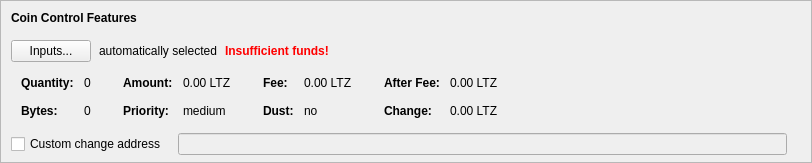
    <widget class="QFrame" name="frameCoinControl">
     <property name="sizePolicy">
      <sizepolicy hsizetype="Expanding" vsizetype="Expanding">
       <horstretch>0</horstretch>
       <verstretch>0</verstretch>
      </sizepolicy>
     </property>
     <property name="maximumSize">
      <size>
       <width>16777215</width>
       <height>16777215</height>
      </size>
     </property>
     <property name="frameShape">
      <enum>QFrame::StyledPanel</enum>
     </property>
     <property name="frameShadow">
      <enum>QFrame::Sunken</enum>
     </property>
     <layout class="QVBoxLayout" name="verticalLayoutCoinControl2">
      <property name="spacing">
       <number>0</number>
      </property>
      <property name="leftMargin">
       <number>0</number>
      </property>
      <property name="topMargin">
       <number>0</number>
      </property>
      <property name="rightMargin">
       <number>0</number>
      </property>
      <property name="bottomMargin">
       <number>6</number>
      </property>
      <item>
       <layout class="QVBoxLayout" name="verticalLayoutCoinControl" stretch="0,0,0,0,1">
        <property name="spacing">
         <number>0</number>
        </property>
        <property name="leftMargin">
         <number>10</number>
        </property>
        <property name="topMargin">
         <number>10</number>
        </property>
        <item>
         <layout class="QHBoxLayout" name="horizontalLayoutCoinControl1">
          <property name="bottomMargin">
           <number>15</number>
          </property>
          <item>
           <widget class="QLabel" name="labelCoinControlFeatures">
            <property name="sizePolicy">
             <sizepolicy hsizetype="Preferred" vsizetype="Maximum">
              <horstretch>0</horstretch>
              <verstretch>0</verstretch>
             </sizepolicy>
            </property>
            <property name="font">
             <font>
              <weight>75</weight>
              <bold>true</bold>
             </font>
            </property>
            <property name="styleSheet">
             <string notr="true">font-weight:bold;</string>
            </property>
            <property name="text">
             <string>Coin Control Features</string>
            </property>
           </widget>
          </item>
         </layout>
        </item>
        <item>
         <layout class="QHBoxLayout" name="horizontalLayoutCoinControl2" stretch="0,0,0,0">
          <property name="spacing">
           <number>8</number>
          </property>
          <property name="bottomMargin">
           <number>10</number>
          </property>
          <item>
           <widget class="QPushButton" name="pushButtonCoinControl">
            <property name="styleSheet">
             <string notr="true"/>
            </property>
            <property name="text">
             <string>Inputs...</string>
            </property>
            <property name="autoDefault">
             <bool>false</bool>
            </property>
           </widget>
          </item>
          <item>
           <widget class="QLabel" name="labelCoinControlAutomaticallySelected">
            <property name="text">
             <string>automatically selected</string>
            </property>
            <property name="margin">
             <number>5</number>
            </property>
           </widget>
          </item>
          <item>
           <widget class="QLabel" name="labelCoinControlInsuffFunds">
            <property name="font">
             <font>
              <weight>75</weight>
              <bold>true</bold>
             </font>
            </property>
            <property name="styleSheet">
             <string notr="true">color:red;font-weight:bold;</string>
            </property>
            <property name="text">
             <string>Insufficient funds!</string>
            </property>
            <property name="margin">
             <number>5</number>
            </property>
           </widget>
          </item>
          <item>
           <spacer name="horizontalSpacerCoinControl">
            <property name="orientation">
             <enum>Qt::Horizontal</enum>
            </property>
            <property name="sizeHint" stdset="0">
             <size>
              <width>40</width>
              <height>1</height>
             </size>
            </property>
           </spacer>
          </item>
         </layout>
        </item>
        <item>
         <widget class="QWidget" name="widgetCoinControl" native="true">
          <property name="sizePolicy">
           <sizepolicy hsizetype="Preferred" vsizetype="Preferred">
            <horstretch>0</horstretch>
            <verstretch>0</verstretch>
           </sizepolicy>
          </property>
          <property name="minimumSize">
           <size>
            <width>0</width>
            <height>0</height>
           </size>
          </property>
          <property name="styleSheet">
           <string notr="true"/>
          </property>
          <layout class="QHBoxLayout" name="horizontalLayoutCoinControl5">
           <property name="leftMargin">
            <number>0</number>
           </property>
           <property name="topMargin">
            <number>0</number>
           </property>
           <property name="rightMargin">
            <number>0</number>
           </property>
           <property name="bottomMargin">
            <number>0</number>
           </property>
           <item>
            <layout class="QHBoxLayout" name="horizontalLayoutCoinControl3" stretch="0,0,0,1">
             <property name="spacing">
              <number>20</number>
             </property>
             <property name="topMargin">
              <number>0</number>
             </property>
             <property name="bottomMargin">
              <number>10</number>
             </property>
             <item>
              <layout class="QFormLayout" name="formLayoutCoinControl1">
               <property name="horizontalSpacing">
                <number>10</number>
               </property>
               <property name="verticalSpacing">
                <number>14</number>
               </property>
               <property name="leftMargin">
                <number>10</number>
               </property>
               <property name="topMargin">
                <number>4</number>
               </property>
               <property name="rightMargin">
                <number>6</number>
               </property>
               <item row="0" column="0">
                <widget class="QLabel" name="labelCoinControlQuantityText">
                 <property name="font">
                  <font>
                   <weight>75</weight>
                   <bold>true</bold>
                  </font>
                 </property>
                 <property name="text">
                  <string>Quantity:</string>
                 </property>
                 <property name="margin">
                  <number>0</number>
                 </property>
                </widget>
               </item>
               <item row="0" column="1">
                <widget class="QLabel" name="labelCoinControlQuantity">
                 <property name="cursor">
                  <cursorShape>IBeamCursor</cursorShape>
                 </property>
                 <property name="contextMenuPolicy">
                  <enum>Qt::ActionsContextMenu</enum>
                 </property>
                 <property name="text">
                  <string notr="true">0</string>
                 </property>
                 <property name="margin">
                  <number>0</number>
                 </property>
                 <property name="textInteractionFlags">
                  <set>Qt::LinksAccessibleByMouse|Qt::TextSelectableByKeyboard|Qt::TextSelectableByMouse</set>
                 </property>
                </widget>
               </item>
               <item row="1" column="0">
                <widget class="QLabel" name="labelCoinControlBytesText">
                 <property name="font">
                  <font>
                   <weight>75</weight>
                   <bold>true</bold>
                  </font>
                 </property>
                 <property name="text">
                  <string>Bytes:</string>
                 </property>
                </widget>
               </item>
               <item row="1" column="1">
                <widget class="QLabel" name="labelCoinControlBytes">
                 <property name="cursor">
                  <cursorShape>IBeamCursor</cursorShape>
                 </property>
                 <property name="contextMenuPolicy">
                  <enum>Qt::ActionsContextMenu</enum>
                 </property>
                 <property name="text">
                  <string notr="true">0</string>
                 </property>
                 <property name="textInteractionFlags">
                  <set>Qt::LinksAccessibleByMouse|Qt::TextSelectableByKeyboard|Qt::TextSelectableByMouse</set>
                 </property>
                </widget>
               </item>
              </layout>
             </item>
             <item>
              <layout class="QFormLayout" name="formLayoutCoinControl2">
               <property name="horizontalSpacing">
                <number>10</number>
               </property>
               <property name="verticalSpacing">
                <number>14</number>
               </property>
               <property name="leftMargin">
                <number>6</number>
               </property>
               <property name="topMargin">
                <number>4</number>
               </property>
               <property name="rightMargin">
                <number>6</number>
               </property>
               <item row="0" column="0">
                <widget class="QLabel" name="labelCoinControlAmountText">
                 <property name="font">
                  <font>
                   <weight>75</weight>
                   <bold>true</bold>
                  </font>
                 </property>
                 <property name="text">
                  <string>Amount:</string>
                 </property>
                 <property name="margin">
                  <number>0</number>
                 </property>
                </widget>
               </item>
               <item row="0" column="1">
                <widget class="QLabel" name="labelCoinControlAmount">
                 <property name="cursor">
                  <cursorShape>IBeamCursor</cursorShape>
                 </property>
                 <property name="contextMenuPolicy">
                  <enum>Qt::ActionsContextMenu</enum>
                 </property>
                 <property name="text">
                  <string notr="true">0.00 LTZ</string>
                 </property>
                 <property name="textInteractionFlags">
                  <set>Qt::LinksAccessibleByMouse|Qt::TextSelectableByKeyboard|Qt::TextSelectableByMouse</set>
                 </property>
                </widget>
               </item>
               <item row="1" column="0">
                <widget class="QLabel" name="labelCoinControlPriorityText">
                 <property name="font">
                  <font>
                   <weight>75</weight>
                   <bold>true</bold>
                  </font>
                 </property>
                 <property name="text">
                  <string>Priority:</string>
                 </property>
                </widget>
               </item>
               <item row="1" column="1">
                <widget class="QLabel" name="labelCoinControlPriority">
                 <property name="cursor">
                  <cursorShape>IBeamCursor</cursorShape>
                 </property>
                 <property name="contextMenuPolicy">
                  <enum>Qt::ActionsContextMenu</enum>
                 </property>
                 <property name="text">
                  <string notr="true">medium</string>
                 </property>
                 <property name="textInteractionFlags">
                  <set>Qt::LinksAccessibleByMouse|Qt::TextSelectableByKeyboard|Qt::TextSelectableByMouse</set>
                 </property>
                </widget>
               </item>
              </layout>
             </item>
             <item>
              <layout class="QFormLayout" name="formLayoutCoinControl3">
               <property name="horizontalSpacing">
                <number>10</number>
               </property>
               <property name="verticalSpacing">
                <number>14</number>
               </property>
               <property name="leftMargin">
                <number>6</number>
               </property>
               <property name="topMargin">
                <number>4</number>
               </property>
               <property name="rightMargin">
                <number>6</number>
               </property>
               <item row="0" column="0">
                <widget class="QLabel" name="labelCoinControlFeeText">
                 <property name="font">
                  <font>
                   <weight>75</weight>
                   <bold>true</bold>
                  </font>
                 </property>
                 <property name="text">
                  <string>Fee:</string>
                 </property>
                 <property name="margin">
                  <number>0</number>
                 </property>
                </widget>
               </item>
               <item row="0" column="1">
                <widget class="QLabel" name="labelCoinControlFee">
                 <property name="cursor">
                  <cursorShape>IBeamCursor</cursorShape>
                 </property>
                 <property name="contextMenuPolicy">
                  <enum>Qt::ActionsContextMenu</enum>
                 </property>
                 <property name="text">
                  <string notr="true">0.00 LTZ</string>
                 </property>
                 <property name="textInteractionFlags">
                  <set>Qt::LinksAccessibleByMouse|Qt::TextSelectableByKeyboard|Qt::TextSelectableByMouse</set>
                 </property>
                </widget>
               </item>
               <item row="1" column="0">
                <widget class="QLabel" name="labelCoinControlLowOutputText">
                 <property name="font">
                  <font>
                   <weight>75</weight>
                   <bold>true</bold>
                  </font>
                 </property>
                 <property name="text">
                  <string>Dust:</string>
                 </property>
                </widget>
               </item>
               <item row="1" column="1">
                <widget class="QLabel" name="labelCoinControlLowOutput">
                 <property name="cursor">
                  <cursorShape>IBeamCursor</cursorShape>
                 </property>
                 <property name="contextMenuPolicy">
                  <enum>Qt::ActionsContextMenu</enum>
                 </property>
                 <property name="text">
                  <string notr="true">no</string>
                 </property>
                 <property name="textInteractionFlags">
                  <set>Qt::LinksAccessibleByMouse|Qt::TextSelectableByKeyboard|Qt::TextSelectableByMouse</set>
                 </property>
                </widget>
               </item>
              </layout>
             </item>
             <item>
              <layout class="QFormLayout" name="formLayoutCoinControl4">
               <property name="horizontalSpacing">
                <number>10</number>
               </property>
               <property name="verticalSpacing">
                <number>14</number>
               </property>
               <property name="leftMargin">
                <number>6</number>
               </property>
               <property name="topMargin">
                <number>4</number>
               </property>
               <property name="rightMargin">
                <number>6</number>
               </property>
               <item row="0" column="0">
                <widget class="QLabel" name="labelCoinControlAfterFeeText">
                 <property name="font">
                  <font>
                   <weight>75</weight>
                   <bold>true</bold>
                  </font>
                 </property>
                 <property name="text">
                  <string>After Fee:</string>
                 </property>
                 <property name="margin">
                  <number>0</number>
                 </property>
                </widget>
               </item>
               <item row="0" column="1">
                <widget class="QLabel" name="labelCoinControlAfterFee">
                 <property name="cursor">
                  <cursorShape>IBeamCursor</cursorShape>
                 </property>
                 <property name="contextMenuPolicy">
                  <enum>Qt::ActionsContextMenu</enum>
                 </property>
                 <property name="text">
                  <string notr="true">0.00 LTZ</string>
                 </property>
                 <property name="textInteractionFlags">
                  <set>Qt::LinksAccessibleByMouse|Qt::TextSelectableByKeyboard|Qt::TextSelectableByMouse</set>
                 </property>
                </widget>
               </item>
               <item row="1" column="0">
                <widget class="QLabel" name="labelCoinControlChangeText">
                 <property name="font">
                  <font>
                   <weight>75</weight>
                   <bold>true</bold>
                  </font>
                 </property>
                 <property name="text">
                  <string>Change:</string>
                 </property>
                </widget>
               </item>
               <item row="1" column="1">
                <widget class="QLabel" name="labelCoinControlChange">
                 <property name="cursor">
                  <cursorShape>IBeamCursor</cursorShape>
                 </property>
                 <property name="contextMenuPolicy">
                  <enum>Qt::ActionsContextMenu</enum>
                 </property>
                 <property name="text">
                  <string notr="true">0.00 LTZ</string>
                 </property>
                 <property name="textInteractionFlags">
                  <set>Qt::LinksAccessibleByMouse|Qt::TextSelectableByKeyboard|Qt::TextSelectableByMouse</set>
                 </property>
                </widget>
               </item>
              </layout>
             </item>
            </layout>
           </item>
          </layout>
         </widget>
        </item>
        <item>
         <layout class="QHBoxLayout" name="horizontalLayoutCoinControl4" stretch="0,0,0">
          <property name="spacing">
           <number>12</number>
          </property>
          <property name="sizeConstraint">
           <enum>QLayout::SetDefaultConstraint</enum>
          </property>
          <property name="topMargin">
           <number>5</number>
          </property>
          <property name="rightMargin">
           <number>5</number>
          </property>
          <item>
           <widget class="QCheckBox" name="checkBoxCoinControlChange">
            <property name="toolTip">
             <string>If this is activated, but the change address is empty or invalid, change will be sent to a newly generated address.</string>
            </property>
            <property name="text">
             <string>Custom change address</string>
            </property>
           </widget>
          </item>
          <item>
           <widget class="QValidatedLineEdit" name="lineEditCoinControlChange">
            <property name="enabled">
             <bool>false</bool>
            </property>
            <property name="sizePolicy">
             <sizepolicy hsizetype="Expanding" vsizetype="Fixed">
              <horstretch>0</horstretch>
              <verstretch>0</verstretch>
             </sizepolicy>
            </property>
           </widget>
          </item>
          <item>
           <widget class="QLabel" name="labelCoinControlChangeLabel">
            <property name="sizePolicy">
             <sizepolicy hsizetype="Preferred" vsizetype="Expanding">
              <horstretch>0</horstretch>
              <verstretch>0</verstretch>
             </sizepolicy>
            </property>
            <property name="minimumSize">
             <size>
              <width>0</width>
              <height>0</height>
             </size>
            </property>
            <property name="text">
             <string/>
            </property>
            <property name="margin">
             <number>3</number>
            </property>
           </widget>
          </item>
         </layout>
        </item>
        <item>
         <spacer name="verticalSpacerCoinControl">
          <property name="orientation">
           <enum>Qt::Vertical</enum>
          </property>
          <property name="sizeHint" stdset="0">
           <size>
            <width>800</width>
            <height>1</height>
           </size>
          </property>
         </spacer>
        </item>
       </layout>
      </item>
     </layout>
    </widget>
